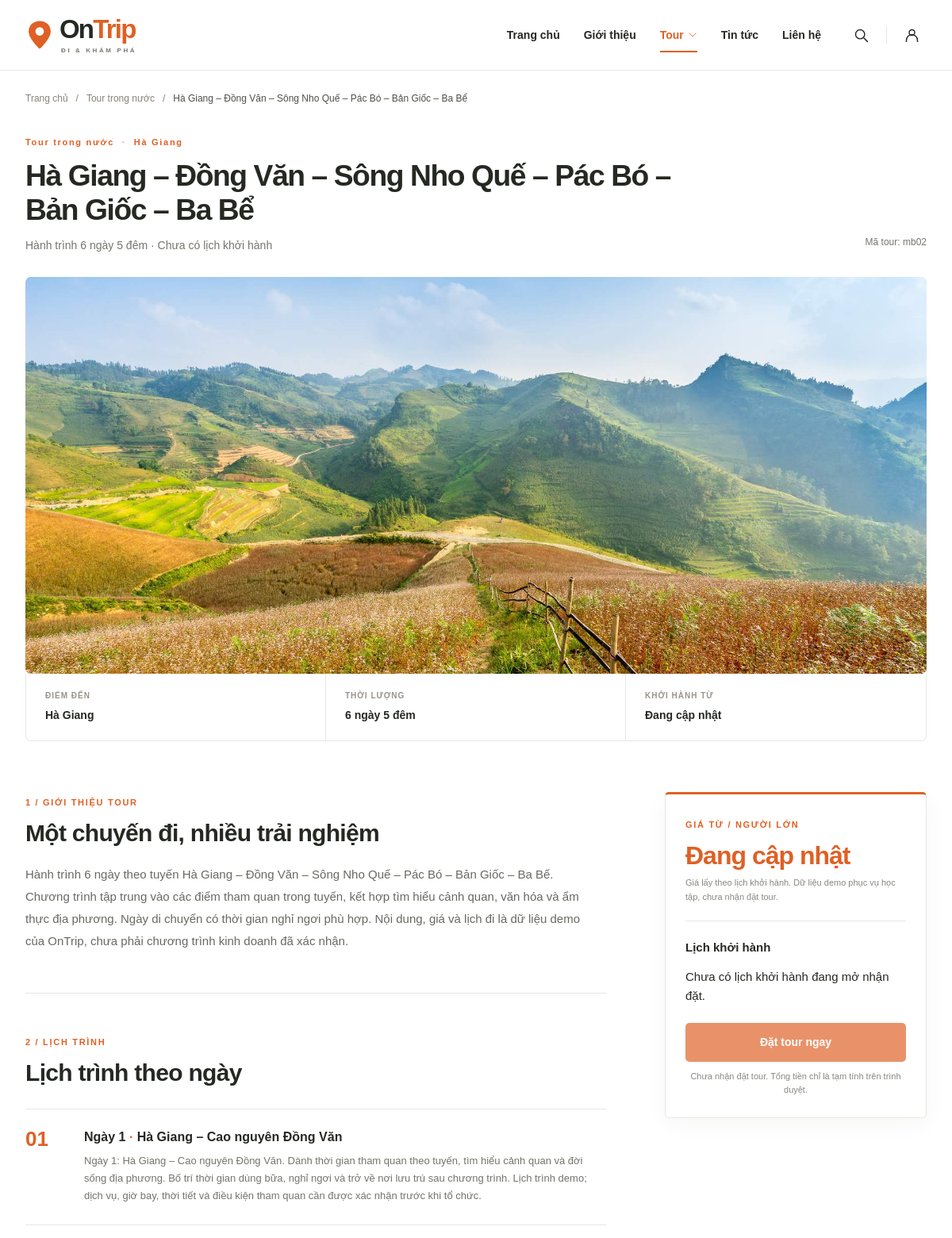
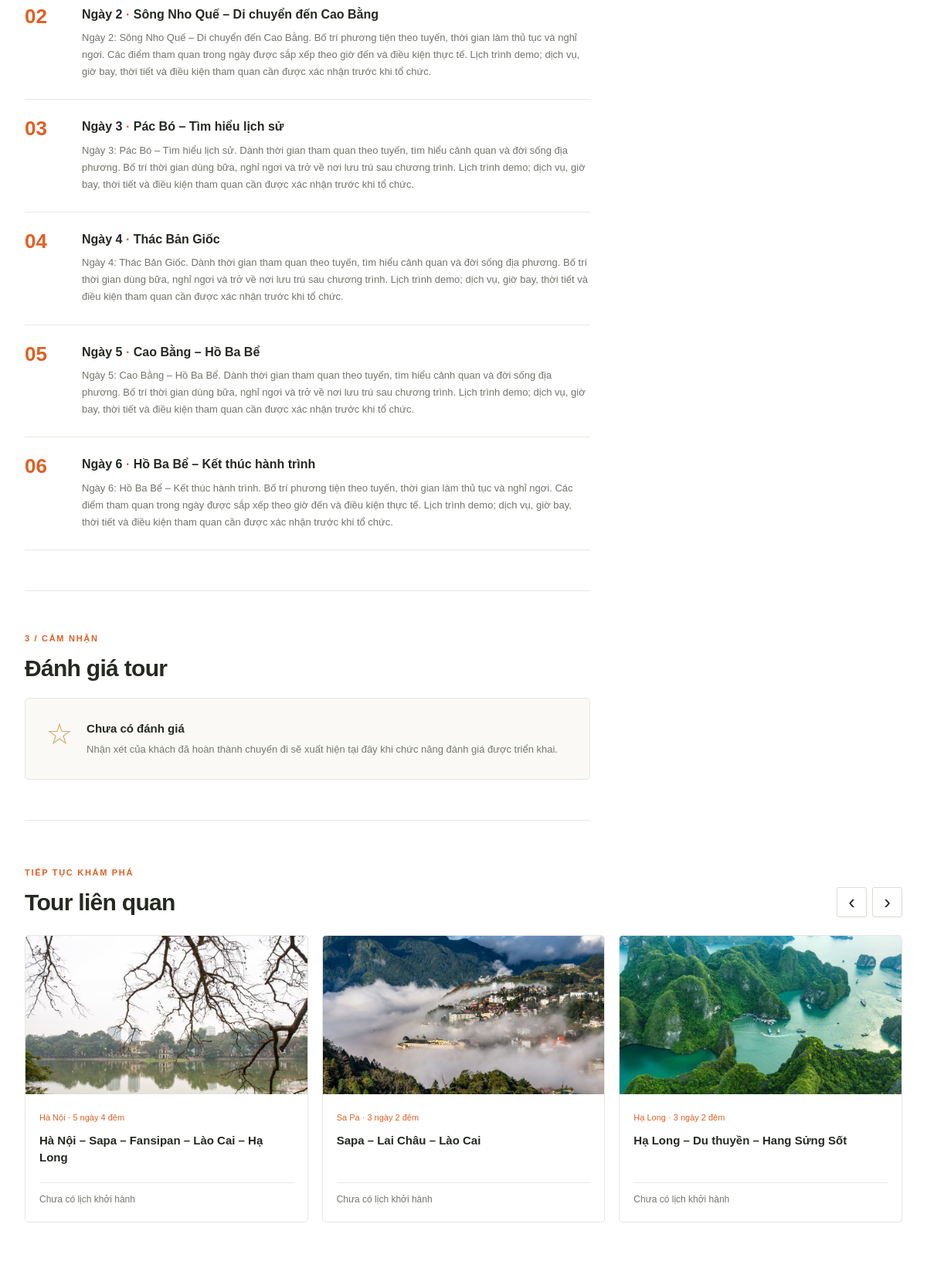
/index.php?page=tour-detail&type=domestic&id=mb02 (upper part), run on the app's committed database (2 pictures, top to bottom).
### tables this page shows
CREATE TABLE IF NOT EXISTS `tour` (
    `id_tour` BIGINT UNSIGNED NOT NULL AUTO_INCREMENT,
    `ma_tour` VARCHAR(30) NOT NULL,
    `id_diem_den_chinh` BIGINT UNSIGNED NOT NULL,
    `ten_tour` VARCHAR(255) NOT NULL,
    `gioi_thieu` TEXT DEFAULT NULL,
    `so_ngay` TINYINT UNSIGNED NOT NULL,
    `duong_dan_anh` VARCHAR(255) DEFAULT NULL,
    `trang_thai` ENUM('draft', 'published', 'archived') NOT NULL DEFAULT 'draft',
    `noi_bat` TINYINT(1) NOT NULL DEFAULT 0,
    `tao_luc` TIMESTAMP NOT NULL DEFAULT CURRENT_TIMESTAMP,
    `cap_nhat_luc` TIMESTAMP NOT NULL DEFAULT CURRENT_TIMESTAMP ON UPDATE CURRENT_TIMESTAMP,
    PRIMARY KEY (`id_tour`),
    UNIQUE KEY `uq_tours_code` (`ma_tour`),
    KEY `idx_tours_destination_status` (`id_diem_den_chinh`, `trang_thai`),
    KEY `idx_tours_featured_status` (`noi_bat`, `trang_thai`),
    CONSTRAINT `chk_tours_duration` CHECK (`so_ngay` > 0),
    CONSTRAINT `fk_tours_destination` FOREIGN KEY (`id_diem_den_chinh`)
        REFERENCES `diem_den` (`id_diem_den`) ON UPDATE RESTRICT ON DELETE RESTRICT
);

CREATE TABLE IF NOT EXISTS `diem_den` (
    `id_diem_den` BIGINT UNSIGNED NOT NULL AUTO_INCREMENT,
    `ma_khu_vuc` VARCHAR(32) NOT NULL,
    `ten_diem_den` VARCHAR(120) NOT NULL,
    `duong_dan_anh` VARCHAR(255) DEFAULT NULL,
    `dang_hoat_dong` TINYINT(1) NOT NULL DEFAULT 1,
    PRIMARY KEY (`id_diem_den`),
    UNIQUE KEY `uq_destinations_region_name` (`ma_khu_vuc`, `ten_diem_den`),
    CONSTRAINT `fk_destinations_region` FOREIGN KEY (`ma_khu_vuc`)
        REFERENCES `khu_vuc_tour` (`ma_khu_vuc`) ON UPDATE CASCADE ON DELETE RESTRICT
);

CREATE TABLE IF NOT EXISTS `lich_trinh_ngay` (
    `id_lich_trinh_ngay` BIGINT UNSIGNED NOT NULL AUTO_INCREMENT,
    `id_tour` BIGINT UNSIGNED NOT NULL,
    `ngay_thu` TINYINT UNSIGNED NOT NULL,
    `tieu_de` VARCHAR(255) NOT NULL,
    `noi_dung` TEXT NOT NULL,
    PRIMARY KEY (`id_lich_trinh_ngay`),
    UNIQUE KEY `uq_itinerary_tour_day` (`id_tour`, `ngay_thu`),
    CONSTRAINT `chk_itinerary_day` CHECK (`ngay_thu` > 0),
    CONSTRAINT `fk_itinerary_tour` FOREIGN KEY (`id_tour`)
        REFERENCES `tour` (`id_tour`) ON UPDATE RESTRICT ON DELETE CASCADE
);

### app/controllers/TourController.php (called while the page is built, shortened)
<?php
require_once __DIR__ . '/../../config/database.php';
require_once __DIR__ . '/../models/tour.php';
class TourController
{
    private TourModel $model;
    public function __construct()
    {
        $this->model = new TourModel(getDatabaseConnection());
    }
    private function queryString(string $name): string
    {
        return is_string($_GET[$name] ?? null) ? trim($_GET[$name]) : '';
    }
    private function prepareImage(array $tour): array
    {
        $publicRoot = realpath(__DIR__ . '/../../public');
        $image = $tour['image'] ?? '';
        $file = $image !== '' ? realpath($publicRoot . '/' . $image) : false;
        $assetsRoot = realpath($publicRoot . '/assets/images') . DIRECTORY_SEPARATOR;
        return $tour;
    }
    public function detail(): void
    {
        $tourType = $this->queryString('type') === 'international' ? 'international' : 'domestic';
        $typeTitle = $tourType === 'domestic' ? 'Tour trong nước' : 'Tour quốc tế';
        $code = $this->queryString('id');
        $tour = $this->model->findPublishedTour($tourType, $code);
        $notFound = $tour === null;
        $relatedTours = [];
        $selectedSchedule = null;
        if ($notFound) {
            http_response_code(404);
        } else {
            $tour = $this->prepareImage($tour);
            $selectedSchedule = $tour['schedules'][0] ?? null;
            $relatedTours = array_values(array_filter(
                $this->model->getPublishedTours($tourType),
                static fn($item) => $item['id'] !== $tour['id']
            ));
            usort($relatedTours, static fn($a, $b) =>
                (int) ($b['region'] === $tour['region']) <=> (int) ($a['region'] === $tour['region'])
            );
            $relatedTours = array_map($this->prepareImage(...), array_slice($relatedTours, 0, 6));
        }
        require __DIR__ . '/../views/tours/detail.php';
    }
}

### config/database.php (called while the page is built, shortened)
<?php
function getDatabaseConnection(): PDO
{
    $host = getenv('DB_HOST') ?: '127.0.0.1';
    $port = getenv('DB_PORT') ?: '3306';
    $database = getenv('DB_NAME') ?: 'ontrip';
    $username = getenv('DB_USER') ?: 'root';
    $password = getenv('DB_PASS');
    $password = $password === false ? '' : $password;
    $dsn = "mysql:host={$host};port={$port};dbname={$database};charset=utf8mb4";
    $connection = new PDO($dsn, $username, $password, [
        PDO::ATTR_ERRMODE => PDO::ERRMODE_EXCEPTION,
        PDO::ATTR_DEFAULT_FETCH_MODE => PDO::FETCH_ASSOC,
        PDO::ATTR_EMULATE_PREPARES => false,
    ]);
    return $connection;
}

### app/models/tour.php (called while the page is built, shortened)
<?php
class TourModel
{
    private $connection;
    public function __construct(PDO $connection)
    {
        $this->connection = $connection;
    }
    public function getPublishedTours(string $type, ?string $code = null): array
    {
        $codeCondition = $code !== null ? ' AND t.ma_tour = ?' : '';
        $statement = $this->connection->prepare(
            "SELECT t.id_tour, t.ma_tour AS id, t.ten_tour AS name, t.gioi_thieu AS introduction,
                    t.so_ngay AS days, t.duong_dan_anh AS image, t.noi_bat AS featured,
                    k.loai_tour AS type,
                    d.ten_diem_den AS destination, d.id_diem_den AS destination_id, d.ma_khu_vuc AS region
             FROM tour t
             JOIN diem_den d ON d.id_diem_den = t.id_diem_den_chinh
             JOIN khu_vuc_tour k ON k.ma_khu_vuc = d.ma_khu_vuc
             WHERE k.loai_tour = ? AND t.trang_thai = 'published' AND d.dang_hoat_dong = 1
             $codeCondition ORDER BY k.thu_tu, t.ma_tour"
        );
        $statement->execute($code !== null ? [$type, $code] : [$type]);
        $tours = $statement->fetchAll();
        $ids = array_column($tours, 'id_tour');
        $placeholders = implode(',', array_fill(0, count($ids), '?'));
        $now = new DateTimeImmutable('now', new DateTimeZone('Asia/Ho_Chi_Minh'));
        $statement = $this->connection->prepare(
            "SELECT id_lich_khoi_hanh AS id, id_tour, ngay_khoi_hanh AS date,
                    diem_khoi_hanh AS origin, gia_nguoi_lon AS adult_price,
                    gia_tre_em AS child_price, so_cho AS capacity
             FROM lich_khoi_hanh
             WHERE id_tour IN ($placeholders) AND trang_thai = 'open'
               AND ngay_khoi_hanh >= ? AND (han_dat IS NULL OR han_dat >= ?)
             ORDER BY ngay_khoi_hanh, id_lich_khoi_hanh"
        );
        $parameters = array_merge($ids, [
            $now->format('Y-m-d'),
            $now->format('Y-m-d H:i:s'),
        ]);
        $statement->execute($parameters);
        $schedules = [];
        foreach ($statement->fetchAll() as $schedule) {
            $schedule['adult_price'] = (int) $schedule['adult_price'];
            $schedule['child_price'] = (int) $schedule['child_price'];
            $schedules[$schedule['id_tour']][] = $schedule;
        }
        $statement = $this->connection->prepare(
            "SELECT tn.id_tour, tn.ma_nhu_cau FROM tour_nhu_cau tn
             JOIN nhu_cau n ON n.ma_nhu_cau = tn.ma_nhu_cau
             WHERE tn.id_tour IN ($placeholders) AND n.dang_hoat_dong = 1 ORDER BY n.thu_tu"
        );
        $statement->execute($ids);
        $needs = [];
        foreach ($statement->fetchAll() as $need) {
            $needs[$need['id_tour']][] = $need['ma_nhu_cau'];
        }
        foreach ($tours as &$tour) {
            $tour['days'] = (int) $tour['days'];
            $tour['duration'] = $tour['days'] . ' ngày ' . ($tour['days'] - 1) . ' đêm';
            $tour['needs'] = $needs[$tour['id_tour']] ?? [];
            $tour['schedules'] = $schedules[$tour['id_tour']] ?? [];
            $tour['dates'] = array_values(array_unique(array_column($tour['schedules'], 'date')));
            $tour['origins'] = array_values(array_unique(array_column($tour['schedules'], 'origin')));
            $tour['origin'] = implode(', ', $tour['origins']);
            $tour['price'] = $tour['schedules'] ? min(array_column($tour['schedules'], 'adult_price')) : null;
        }
        return $tours;
    }
    public function findPublishedTour(string $type, string $code): ?array
    {
        foreach ($this->getPublishedTours($type, $code) as $tour) {
            if ($tour['id'] === $code) {
                $statement = $this->connection->prepare(
                    'SELECT ngay_thu AS day, tieu_de AS title, noi_dung AS content
                     FROM lich_trinh_ngay WHERE id_tour = ? ORDER BY ngay_thu'
                );
                $statement->execute([$tour['id_tour']]);
                $tour['itinerary'] = $statement->fetchAll();
                return $tour;
            }
        }
        return null;
    }
}

### app/views/tours/detail.php (the view, shortened to what this page needs)
<?php
$escape = static function ($value): string {
    return htmlspecialchars((string) $value, ENT_QUOTES, 'UTF-8');
};
$adultPrice = $selectedSchedule['adult_price'] ?? 0;
$childPrice = $selectedSchedule['child_price'] ?? 0;
?>
<!doctype html>
<html lang="vi">
<head>
    <link rel="stylesheet" href="assets/css/style.css">
</head>
<body class="detail-page">
<?php require __DIR__ . '/../partials/header.php'; ?>
<main id="noi-dung" class="detail-main">
<?php if ($notFound): ?>
    <div class="container detail-not-found"><h1>Không tìm thấy tour</h1><p>Tour không tồn tại hoặc chưa được công bố.</p><a class="button button-primary" href="index.php?page=tours&amp;type=<?= $tourType ?>">Xem danh sách tour</a></div>
<?php else: ?>
    <div class="container">
        <nav class="detail-breadcrumb" aria-label="Đường dẫn trang"><a href="index.php">Trang chủ</a><span>/</span><a href="index.php?page=tours&amp;type=<?= $tourType ?>"><?= $typeTitle ?></a><span>/</span><span aria-current="page"><?= $escape($tour['name']) ?></span></nav>
        <header class="detail-heading">
            <div><span class="detail-kicker"><?= $typeTitle ?> <span>·</span> <?= $escape($tour['destination']) ?></span><h1><?= $escape($tour['name']) ?></h1><p>Hành trình <?= $escape($tour['duration']) ?> · <?= $tour['origin'] !== '' ? 'Khởi hành từ ' . $escape($tour['origin']) : 'Chưa có lịch khởi hành' ?></p></div>
            <span class="detail-code">Mã tour: <?= $escape($tour['id']) ?></span>
        </header>
        <div class="detail-hero"><img src="<?= $escape($tour['image']) ?>" alt="<?= $escape($tour['destination']) ?>" width="1200" height="590"></div>
        <div class="detail-facts" aria-label="Thông tin nhanh">
            <div><span>ĐIỂM ĐẾN</span><strong><?= $escape($tour['destination']) ?></strong></div>
            <div><span>THỜI LƯỢNG</span><strong><?= $escape($tour['duration']) ?></strong></div>
            <div><span>KHỞI HÀNH TỪ</span><strong><?= $escape($tour['origin'] ?: 'Đang cập nhật') ?></strong></div>
        </div>
        <div class="detail-layout">
            <div class="detail-content">
                <section class="detail-section" id="tong-quan">
                    <span class="detail-section-label">1 / GIỚI THIỆU TOUR</span><h2>Một chuyến đi, nhiều trải nghiệm</h2>
                    <p><?= nl2br($escape($tour['introduction'] ?: 'Giới thiệu tour đang được cập nhật.')) ?></p>
                </section>
                <section class="detail-section" id="lich-trinh">
                    <span class="detail-section-label">2 / LỊCH TRÌNH</span><h2>Lịch trình theo ngày</h2>
                    <div class="detail-days">
                        <?php foreach ($tour['itinerary'] as $day): ?>
                        <article class="detail-day">
                            <span class="detail-day-number"><?= str_pad((string) $day['day'], 2, '0', STR_PAD_LEFT) ?></span>
                            <div><h3>Ngày <?= (int) $day['day'] ?> <span>·</span> <?= $escape($day['title']) ?></h3><p><?= nl2br($escape($day['content'])) ?></p></div>
                        </article>
                        <?php endforeach; ?>
                    </div>
                </section>
                <section class="detail-section" id="danh-gia"><span class="detail-section-label">3 / CẢM NHẬN</span><h2>Đánh giá tour</h2><div class="detail-review-empty"><span aria-hidden="true">☆</span><div><strong>Chưa có đánh giá</strong><p>Nhận xét của khách đã hoàn thành chuyến đi sẽ xuất hiện tại đây khi chức năng đánh giá được triển khai.</p></div></div></section>
            </div>
            <aside class="detail-sidebar" aria-label="Lịch khởi hành và tạm tính tour">
                <div class="detail-booking" <?= $selectedSchedule ? 'data-booking-preview' : '' ?> data-adult-price="<?= $adultPrice ?>" data-child-price="<?= $childPrice ?>">
                    <span class="detail-booking-label">GIÁ TỪ / NGƯỜI LỚN</span>
                    <p class="detail-price"><?= $tour['price'] !== null ? number_format($tour['price'], 0, ',', '.') . ' <small>₫</small>' : 'Đang cập nhật' ?></p>
                    <p class="detail-price-note">Giá lấy theo lịch khởi hành. Dữ liệu demo phục vụ học tập, chưa nhận đặt tour.</p>
                    <div class="detail-booking-divider"></div><h2>Lịch khởi hành</h2>
                    <?php if (!$selectedSchedule): ?>
                        <p>Chưa có lịch khởi hành đang mở nhận đặt.</p>
                    <?php endif; ?>
                    <button class="button button-primary detail-book-button" type="button" disabled>Đặt tour ngay</button><p class="detail-static-note">Chưa nhận đặt tour. Tổng tiền chỉ là tạm tính trên trình duyệt.</p>
                </div>
            </aside>
        </div>
        <?php if ($relatedTours): ?>
        <section class="detail-related" aria-labelledby="related-title">
            <div class="detail-related-heading"><div><span class="detail-section-label">TIẾP TỤC KHÁM PHÁ</span><h2 id="related-title">Tour liên quan</h2></div><div class="detail-related-controls"><button type="button" data-related-prev aria-label="Xem các tour liên quan trước">‹</button><button type="button" data-related-next aria-label="Xem các tour liên quan tiếp theo">›</button></div></div>
            <div class="detail-related-grid" data-related-grid>
                <?php foreach ($relatedTours as $index => $related): ?>
                <article class="detail-related-card" data-related-card <?= $index >= 3 ? 'hidden' : '' ?>>
                    <a href="index.php?page=tour-detail&amp;type=<?= $tourType ?>&amp;id=<?= $escape($related['id']) ?>"><img src="<?= $escape($related['image']) ?>" alt="<?= $escape($related['destination']) ?>" width="380" height="250" loading="lazy"><div><span><?= $escape($related['destination']) ?> · <?= $escape($related['duration']) ?></span><h3><?= $escape($related['name']) ?></h3><p><?= $related['price'] !== null ? 'Từ <strong>' . number_format($related['price'], 0, ',', '.') . ' ₫</strong> / người lớn' : 'Chưa có lịch khởi hành' ?></p></div></a>
                </article>
                <?php endforeach; ?>
            </div>
        </section>
        <?php endif; ?>
    </div>
<?php endif; ?>
</main>
</body>
</html>

### data on the page
tour: ten_tour "Hà Giang – Đồng Văn – Sông Nho Quế – Pác Bó – Bản Giốc – Ba Bể", id_diem_den_chinh.ten_diem_den "Hà Giang", ma_tour "mb02", duong_dan_anh (picture), gioi_thieu "Hành trình 6 ngày theo tuyến Hà Giang – Đồng Văn – Sông Nho Quế – Pác Bó – Bản Giốc – Ba Bể. Chương trình tập trung vào các điểm tham quan trong tuyến, kết hợp tìm hiểu cảnh quan, văn hóa và ẩm thực địa phương. Ngày di chuyển có thời gian nghỉ ngơi phù hợp. Nội dung, giá và lịch đi là dữ liệu demo của OnTrip, chưa phải chương trình kinh doanh đã xác nhận."
lich_trinh_ngay: ngay_thu "01", ngay_thu "1", tieu_de "Hà Giang – Cao nguyên Đồng Văn", noi_dung "Ngày 1: Hà Giang – Cao nguyên Đồng Văn. Dành thời gian tham quan theo tuyến, tìm hiểu cảnh quan và đời sống địa phương. Bố trí thời gian dùng bữa, nghỉ ngơi và trở về nơi lưu trú sau chương trình. Lịch trình demo; dịch vụ, giờ bay, thời tiết và điều kiện tham quan cần được xác nhận trước khi tổ chức."
lich_trinh_ngay: ngay_thu "02", ngay_thu "2", tieu_de "Sông Nho Quế – Di chuyển đến Cao Bằng", noi_dung "Ngày 2: Sông Nho Quế – Di chuyển đến Cao Bằng. Bố trí phương tiện theo tuyến, thời gian làm thủ tục và nghỉ ngơi. Các điểm tham quan trong ngày được sắp xếp theo giờ đến và điều kiện thực tế. Lịch trình demo; dịch vụ, giờ bay, thời tiết và điều kiện tham quan cần được xác nhận trước khi tổ chức."
lich_trinh_ngay: ngay_thu "03", ngay_thu "3", tieu_de "Pác Bó – Tìm hiểu lịch sử", noi_dung "Ngày 3: Pác Bó – Tìm hiểu lịch sử. Dành thời gian tham quan theo tuyến, tìm hiểu cảnh quan và đời sống địa phương. Bố trí thời gian dùng bữa, nghỉ ngơi và trở về nơi lưu trú sau chương trình. Lịch trình demo; dịch vụ, giờ bay, thời tiết và điều kiện tham quan cần được xác nhận trước khi tổ chức."
lich_trinh_ngay: ngay_thu "04", ngay_thu "4", tieu_de "Thác Bản Giốc", noi_dung "Ngày 4: Thác Bản Giốc. Dành thời gian tham quan theo tuyến, tìm hiểu cảnh quan và đời sống địa phương. Bố trí thời gian dùng bữa, nghỉ ngơi và trở về nơi lưu trú sau chương trình. Lịch trình demo; dịch vụ, giờ bay, thời tiết và điều kiện tham quan cần được xác nhận trước khi tổ chức."
lich_trinh_ngay: ngay_thu "05", ngay_thu "5", tieu_de "Cao Bằng – Hồ Ba Bể", noi_dung "Ngày 5: Cao Bằng – Hồ Ba Bể. Dành thời gian tham quan theo tuyến, tìm hiểu cảnh quan và đời sống địa phương. Bố trí thời gian dùng bữa, nghỉ ngơi và trở về nơi lưu trú sau chương trình. Lịch trình demo; dịch vụ, giờ bay, thời tiết và điều kiện tham quan cần được xác nhận trước khi tổ chức."
lich_trinh_ngay: ngay_thu "06", ngay_thu "6", tieu_de "Hồ Ba Bể – Kết thúc hành trình", noi_dung "Ngày 6: Hồ Ba Bể – Kết thúc hành trình. Bố trí phương tiện theo tuyến, thời gian làm thủ tục và nghỉ ngơi. Các điểm tham quan trong ngày được sắp xếp theo giờ đến và điều kiện thực tế. Lịch trình demo; dịch vụ, giờ bay, thời tiết và điều kiện tham quan cần được xác nhận trước khi tổ chức."
tour: duong_dan_anh (picture), id_diem_den_chinh.ten_diem_den "Hà Nội", duration "5 ngày 4 đêm", ten_tour "Hà Nội – Sapa – Fansipan – Lào Cai – Hạ Long"
tour: duong_dan_anh (picture), id_diem_den_chinh.ten_diem_den "Sa Pa", duration "3 ngày 2 đêm", ten_tour "Sapa – Lai Châu – Lào Cai"
tour: duong_dan_anh (picture), id_diem_den_chinh.ten_diem_den "Hạ Long", duration "3 ngày 2 đêm", ten_tour "Hạ Long – Du thuyền – Hang Sửng Sốt"

### other printed values
$typeTitle "Tour trong nước"
$escape($tour['duration']) "6 ngày 5 đêm"
$escape($tour['origin'] ?: 'Đang cập nhật') "Đang cập nhật"
